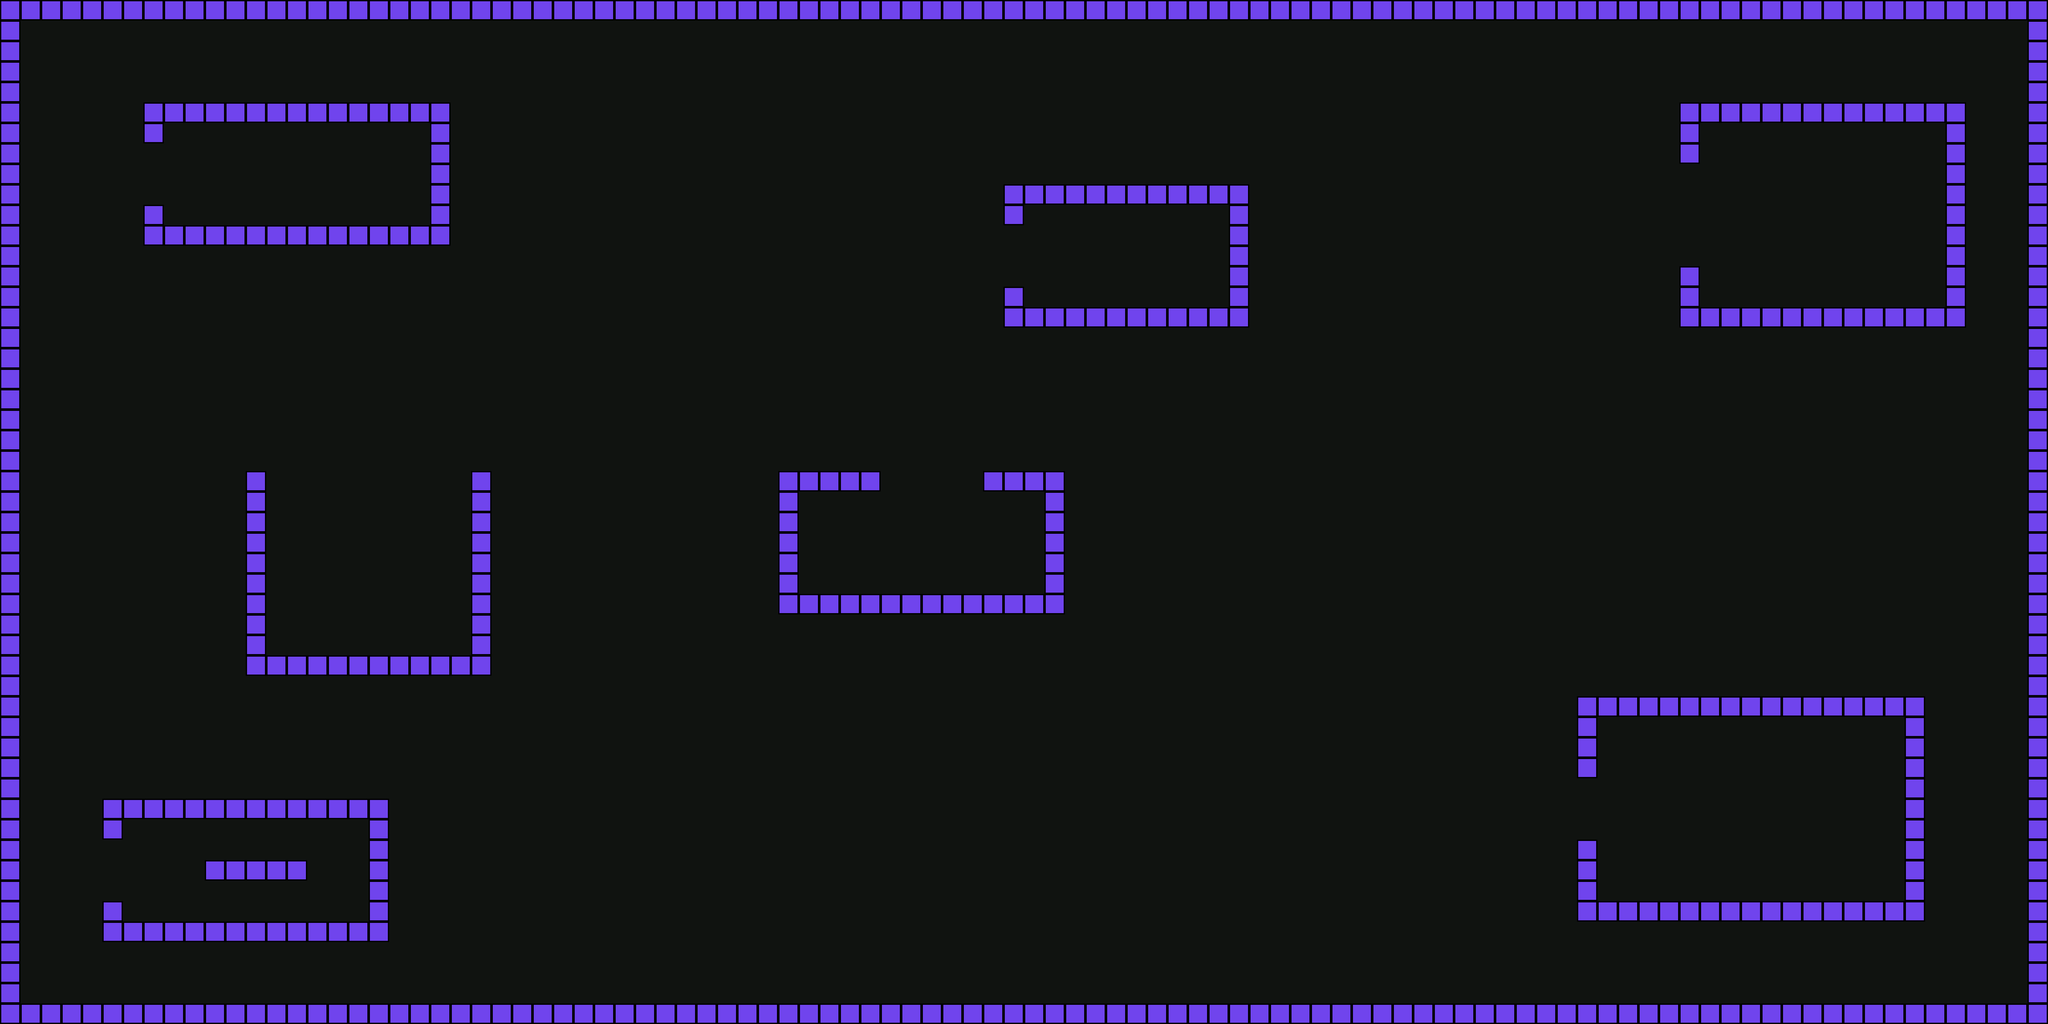

Below is a game level as drawn by its tile map, then a one-line description and the .tmx that defines it (tile-layer data replaced by summaries):
An orthogonal 100x50 tile map with 64x64 px tiles, 1 tile layer (Tile Layer 1) and 69 objects.

<map version="1.2" tiledversion="1.2.4" orientation="orthogonal" renderorder="right-down" width="100" height="50" tilewidth="64" tileheight="64" infinite="0" nextlayerid="8" nextobjectid="200">
 <tileset firstgid="1" source="tileset.tsx" />
 <layer id="1" name="Tile Layer 1" width="100" height="50">
  <properties>
   <property name="destination" type="bool" value="true" />
  </properties>
  <data>[5000 cells, 5000 non-empty, 2 distinct tile ids]</data>
 </layer>
 <objectgroup id="2" name="collision-layer">
  <properties>
   <property name="destination" type="bool" value="true" />
  </properties>
  <object id="34" x="-3136" y="1728" />
  <object id="37" x="0" y="0" width="6400" height="64">
   <properties>
    <property name="wall" type="bool" value="true" />
   </properties>
  </object>
  <object id="38" x="0" y="64" width="64" height="3136">
   <properties>
    <property name="wall" type="bool" value="true" />
   </properties>
  </object>
  <object id="39" x="64" y="3136" width="6272" height="64">
   <properties>
    <property name="wall" type="bool" value="true" />
   </properties>
  </object>
  <object id="42" x="6336" y="64" width="64" height="3072">
   <properties>
    <property name="wall" type="bool" value="true" />
   </properties>
  </object>
  <object id="43" x="320" y="2496" width="896" height="64">
   <properties>
    <property name="wall" type="bool" value="true" />
   </properties>
  </object>
  <object id="44" x="320" y="2880" width="896" height="64">
   <properties>
    <property name="wall" type="bool" value="true" />
   </properties>
  </object>
  <object id="45" x="1152" y="2560" width="64" height="320">
   <properties>
    <property name="wall" type="bool" value="true" />
   </properties>
  </object>
  <object id="46" x="320" y="2560" width="64" height="64">
   <properties>
    <property name="wall" type="bool" value="true" />
   </properties>
  </object>
  <object id="47" x="320" y="2816" width="64" height="64">
   <properties>
    <property name="wall" type="bool" value="true" />
   </properties>
  </object>
  <object id="48" x="640" y="2688" width="320" height="64">
   <properties>
    <property name="wall" type="bool" value="true" />
   </properties>
  </object>
  <object id="49" x="448" y="384" width="64" height="64">
   <properties>
    <property name="wall" type="bool" value="true" />
   </properties>
  </object>
  <object id="50" x="448" y="320" width="960" height="64">
   <properties>
    <property name="wall" type="bool" value="true" />
   </properties>
  </object>
  <object id="51" x="448" y="640" width="64" height="64">
   <properties>
    <property name="wall" type="bool" value="true" />
   </properties>
  </object>
  <object id="52" x="448" y="704" width="960" height="64">
   <properties>
    <property name="wall" type="bool" value="true" />
   </properties>
  </object>
  <object id="53" x="1344" y="384" width="64" height="320">
   <properties>
    <property name="wall" type="bool" value="true" />
   </properties>
  </object>
  <object id="54" x="768" y="1472" width="64" height="576">
   <properties>
    <property name="wall" type="bool" value="true" />
   </properties>
  </object>
  <object id="55" x="768" y="2048" width="768" height="64">
   <properties>
    <property name="wall" type="bool" value="true" />
   </properties>
  </object>
  <object id="56" x="1472" y="1472" width="64" height="576">
   <properties>
    <property name="wall" type="bool" value="true" />
   </properties>
  </object>
  <object id="57" x="2432" y="1472" width="320" height="64">
   <properties>
    <property name="wall" type="bool" value="true" />
   </properties>
  </object>
  <object id="58" x="2432" y="1536" width="64" height="384">
   <properties>
    <property name="wall" type="bool" value="true" />
   </properties>
  </object>
  <object id="59" x="2496" y="1856" width="832" height="64">
   <properties>
    <property name="wall" type="bool" value="true" />
   </properties>
  </object>
  <object id="60" x="3072" y="1472" width="256" height="64">
   <properties>
    <property name="wall" type="bool" value="true" />
   </properties>
  </object>
  <object id="62" x="3264" y="1536" width="64" height="320">
   <properties>
    <property name="wall" type="bool" value="true" />
   </properties>
  </object>
  <object id="63" x="3136" y="640" width="64" height="64">
   <properties>
    <property name="wall" type="bool" value="true" />
   </properties>
  </object>
  <object id="64" x="3136" y="896" width="64" height="64">
   <properties>
    <property name="wall" type="bool" value="true" />
   </properties>
  </object>
  <object id="65" x="3136" y="960" width="768" height="64">
   <properties>
    <property name="wall" type="bool" value="true" />
   </properties>
  </object>
  <object id="66" x="3136" y="576" width="768" height="64">
   <properties>
    <property name="wall" type="bool" value="true" />
   </properties>
  </object>
  <object id="67" x="3840" y="640" width="64" height="320">
   <properties>
    <property name="wall" type="bool" value="true" />
   </properties>
  </object>
  <object id="68" x="5248" y="320" width="64" height="192">
   <properties>
    <property name="wall" type="bool" value="true" />
   </properties>
  </object>
  <object id="69" x="5312" y="320" width="832" height="64">
   <properties>
    <property name="wall" type="bool" value="true" />
   </properties>
  </object>
  <object id="72" x="6080" y="384" width="64" height="640">
   <properties>
    <property name="wall" type="bool" value="true" />
   </properties>
  </object>
  <object id="73" x="5248" y="832" width="64" height="192">
   <properties>
    <property name="wall" type="bool" value="true" />
   </properties>
  </object>
  <object id="76" x="5312" y="960" width="768" height="64">
   <properties>
    <property name="wall" type="bool" value="true" />
   </properties>
  </object>
  <object id="77" x="4928" y="2176" width="64" height="256">
   <properties>
    <property name="wall" type="bool" value="true" />
   </properties>
  </object>
  <object id="79" x="4992" y="2176" width="1024" height="64">
   <properties>
    <property name="wall" type="bool" value="true" />
   </properties>
  </object>
  <object id="80" x="5952" y="2240" width="64" height="640">
   <properties>
    <property name="wall" type="bool" value="true" />
   </properties>
  </object>
  <object id="82" x="4928" y="2624" width="64" height="256">
   <properties>
    <property name="wall" type="bool" value="true" />
   </properties>
  </object>
  <object id="83" x="4992" y="2816" width="960" height="64">
   <properties>
    <property name="wall" type="bool" value="true" />
   </properties>
  </object>
  <object id="84" x="832" y="320" />
  <object id="95" x="960" y="2048" />
  <object id="101" x="1216" y="2048" />
  <object id="102" x="960" y="2048" />
 </objectgroup>
 <objectgroup id="6" name="point-layer">
  <object id="174" x="256" y="2112">
   <properties>
    <property name="point" type="bool" value="true" />
    <property name="starting-point" type="bool" value="true" />
   </properties>
   <point />
  </object>
  <object id="175" x="704" y="1152">
   <point />
  </object>
  <object id="176" x="1024" y="1856">
   <point />
  </object>
  <object id="177" x="1280" y="1856">
   <point />
  </object>
  <object id="178" x="1280" y="1088">
   <point />
  </object>
  <object id="179" x="1984" y="1664">
   <point />
  </object>
  <object id="180" x="1984" y="2304">
   <point />
  </object>
  <object id="181" x="896" y="2304">
   <point />
  </object>
 </objectgroup>
 <objectgroup id="7" name="point-layer2">
  <object id="182" x="2048" y="192">
   <properties>
    <property name="point" type="bool" value="true" />
    <property name="starting-point" type="bool" value="true" />
   </properties>
   <point />
  </object>
  </objectgroup>
</map>
<!-- 17 of 69 objects omitted -->